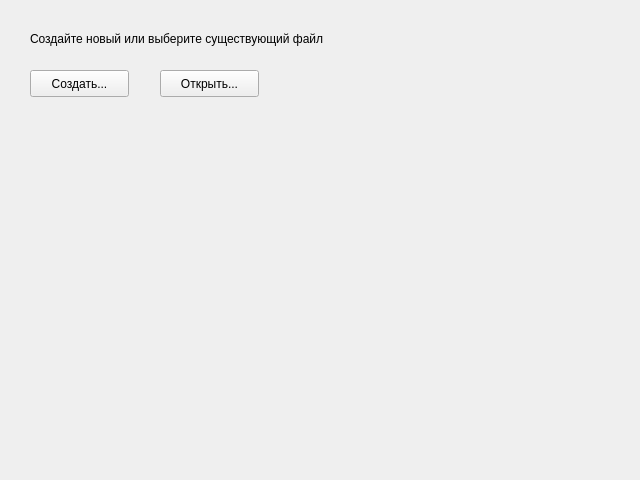
<?xml version="1.0" encoding="UTF-8"?>
<ui version="4.0">
 <class>OpenView</class>
 <widget class="QWidget" name="OpenView">
  <property name="geometry">
   <rect>
    <x>0</x>
    <y>0</y>
    <width>640</width>
    <height>480</height>
   </rect>
  </property>
  <property name="windowTitle">
   <string>Form</string>
  </property>
  <widget class="QLabel" name="staticText">
   <property name="geometry">
    <rect>
     <x>30</x>
     <y>30</y>
     <width>381</width>
     <height>17</height>
    </rect>
   </property>
   <property name="text">
    <string>Создайте новый или выберите существующий файл</string>
   </property>
  </widget>
  <widget class="QPushButton" name="buttonCreate">
   <property name="geometry">
    <rect>
     <x>30</x>
     <y>70</y>
     <width>99</width>
     <height>27</height>
    </rect>
   </property>
   <property name="text">
    <string>Создать...</string>
   </property>
   <property name="shortcut">
    <string>Ctrl+N</string>
   </property>
  </widget>
  <widget class="QPushButton" name="buttonOpen">
   <property name="geometry">
    <rect>
     <x>160</x>
     <y>70</y>
     <width>99</width>
     <height>27</height>
    </rect>
   </property>
   <property name="text">
    <string>Открыть...</string>
   </property>
   <property name="shortcut">
    <string>Ctrl+O</string>
   </property>
  </widget>
 </widget>
 <resources/>
 <connections/>
</ui>
